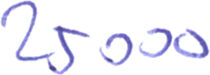
#> input picture data/cvl.str/25000-0001-08.png, 210 x 75 px, given in place of 1.png, which was not available
$ python bankCheck_test.py
#> lines starting #> are read from the running program, lines starting #| are printed output that depends on the picture; after the words box and inside, x2 and y2 are one past the last pixel; in counts of white or black regions, pixels touching at a corner belong together; pictures that were not available may be replaced by others from this repository, and a replacement may not be noted
### src/algorithms/slant_angle.py
# ---Libraries---
# Standard library
import os
import sys

# Third-party libraries
import cv2
import numpy as np

# Private libraries
sys.path.append(os.path.abspath("../"))
import utils

# ---About---
# This file contain slant angle extraction or matrix slant angle extraction function.


#       calculate_slant_angle:
#         Input:
#           - image, binary image
#           - threshold, which means minimum vote it should get for it to be considered as a line
#           - axis, image axis for the angle histogram
#           - minDegree, minimum degree to by evaluate in the algorithm
#           - maxDegree, maximum degree to by evaluate in the algorithm
#         Output:
#           - angle, the average angle that was sampled from the lines that was detected in the image
# [4 lines left out: function calculate_slant_angle, not called in this run]


#       calculate_slant_angle_pp:
#           calculate image slant using projection profile algorithm,
#           the algorithm calculate image histogram in range of angles and
#           return The angle at which the histogram gives the most peaks by maximize std function.
#
#         Input:
#           - image, binary image
#           - axis, image axis for the angle histogram
#           - minDegree, minimum degree to by evaluate in the algorithm
#           - maxDegree, maximum degree to by evaluate in the algorithm
#           - step, step angle
#         Output:
#           - angle, the angle that will fix the image
def calculate_slant_angle_pp(image, axis=1, minDegree=-7, maxDegree=7, step=0.5):
    maxMargin = 0
    slantAngle = 0

    for currAngle in np.arange(minDegree, maxDegree, step):
        hist = utils.image_histogram(image, rotationAngle=currAngle, axis=axis)

        margin = np.std(hist)

        if margin > maxMargin:
            maxMargin = margin
            slantAngle = currAngle

    return slantAngle


# [115 lines left out: functions fined_lines_in_check, calculate_slant_angle_matrix, not called in this run]


#       Fix check image:
#         Input:
#           - path, path for bank check image
#         Output:
#           - image,  fix image of the check
def fix_check(path):
#> called with path = '../assets/Checks/1.png'
    _check_img = cv2.imread(path)
#> _check_img is the input picture: shape (75, 210, 3); mean B, G, R 248.9, 238.9, 239.2
    _angle = calculate_slant_angle_pp(_check_img)
#> the loop in calculate_slant_angle_pp, `for currAngle in np.arange(minDegree, maxDegree, step):` made 28 passes
#> (margin, maxMargin) on passes 1, 2, 3, 10, 11, 12: (2665.9, 2665.9), (2704.5, 2704.5), (2708.4, 2708.4), (2730.5, 2730.5), (2765.4, 2765.4), (2791.7, 2791.7)
#> pass 1, in image_histogram, `edges = rotate_image_by_angle(edges, rotationAngle)`:
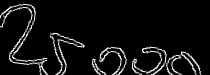
#> edges: shape (75, 210) float64; min 0, max 255, mean 16
#> after the loop in calculate_slant_angle_pp, `for currAngle in np.arange(minDegree, maxDegree, step):`: maxMargin = 2791.7; slantAngle = -1.5
    _fix_check_img = utils.rotate_image_by_angle(_check_img, _angle)

    _fix_check_img = np.array(_fix_check_img, dtype=np.uint8)
    _gray = cv2.cvtColor(_fix_check_img, cv2.COLOR_BGR2GRAY)
    ret3, _fix_binary_check_img = cv2.threshold(_gray, 150, 255, cv2.THRESH_BINARY + cv2.THRESH_OTSU)
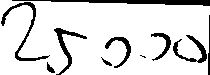
#> _fix_binary_check_img: shape (75, 210); 86.4% white; 10 black regions (1 under 20 px), largest, box (x1, y1, x2, y2) and area: (12, 0, 210, 6) 613, (1, 2, 50, 61) 385, (54, 28, 87, 75) 312
#> ret3 = 174

    return _fix_binary_check_img


# [133 lines of commented-out code are left out]

### src/utils.py
# ---Libraries---
# Standard library
import math

# Third-party libraries
import cv2
import numpy as np

from scipy import stats
from skimage import transform as tf
from sklearn.preprocessing import normalize


# Private libraries

# Return the image after Gaussian filtering and Otsu's thresholding
# [5 lines left out: function image_binarization, not called in this run]


# Return the histogram of image by axis, the image can be rotated by angle.
def image_histogram(img, rotationAngle=0, axis=1):
    gray = cv2.cvtColor(img, cv2.COLOR_BGR2GRAY)
    edges = cv2.Canny(gray, 50, 150, apertureSize=3)

    if rotationAngle != 0:
        edges = rotate_image_by_angle(edges, rotationAngle)

    pixel_matrix = np.array(np.asarray(list(edges)), dtype=np.uint8)
    return np.sum(pixel_matrix, axis=axis)


# [25 lines left out: functions histogram_entropy, angle_matrix_average, hist_image_by_angle, not called in this run]


def rotate_image_by_angle(image, angle):
    # Create Afine transform
    afine_tf = tf.AffineTransform(rotation=math.tan(math.radians(angle)))

    # Apply transform to image data
    return tf.warp(image, afine_tf, preserve_range=True)


def get_angle(x1, y1, x2, y2):
    if x2 == x1: return 90
    return np.rad2deg(math.atan((y2 - y1) / float(x2 - x1)))


# Distance function
# [4 lines left out: function distance, not called in this run]


# Simple function for indicating on line grater then length
# return true if the line is greater from length
def line_length_is_grater_then(length, line):
    [x1, y1, x2, y2] = line
    return distance(x1, y1, x2, y2) > length


# 2D gaussian mask - should give the same result as MATLAB's
# fspecial('gaussian',[shape],[sigma])
def matlab_style_gauss2D(shape=(3, 3), sigma=0.5):
    m, n = [(ss - 1.) / 2. for ss in shape]
    y, x = np.ogrid[-m:m + 1, -n:n + 1]
    h = np.exp(-(x * x + y * y) / (2. * sigma * sigma))
    h[h < np.finfo(h.dtype).eps * h.max()] = 0
    sumh = h.sum()
    if sumh != 0:
        h /= sumh
    return h


def normalize(image):
    binary = np.array(image, dtype=np.int8)

    binary[image == 0] = 1
    binary[image == 255] = -1

    return binary


def sanitize(img, do_normalize=True):
    image = np.array(img, dtype=np.uint8)
    gray = cv2.cvtColor(image, cv2.COLOR_BGR2GRAY)
    ret3, sanitize_img = cv2.threshold(gray, 150, 255, cv2.THRESH_BINARY + cv2.THRESH_OTSU)

    if do_normalize:
        sanitize_img = normalize(sanitize_img)

    return sanitize_img


# Tests
# ----------
# - Is matlab_style_gauss2D is close to matlab output
#
# result = matlab_style_gauss2D((6, 6), 0.5)
#
# expected = [[9.1013e-12, 2.7131e-08, 1.4813e-06, 1.4813e-06, 2.7131e-08, 9.1013e-12],
#             [2.7131e-08, 8.0875e-05, 4.4156e-03, 4.4156e-03, 8.0875e-05, 2.7131e-08],
#             [1.4813e-06, 4.4156e-03, 2.4108e-01, 2.4108e-01, 4.4156e-03, 1.4813e-06],
#             [1.4813e-06, 4.4156e-03, 2.4108e-01, 2.4108e-01, 4.4156e-03, 1.4813e-06],
#             [2.7131e-08, 8.0875e-05, 4.4156e-03, 4.4156e-03, 8.0875e-05, 2.7131e-08],
#             [9.1013e-12, 2.7131e-08, 1.4813e-06, 1.4813e-06, 2.7131e-08, 9.1013e-12]]
#
#
# print np.alltrue(np.isclose(result,expected,rtol=1e-04))

#

### src/algorithms/check_input_fields.py
# ---Libraries---
# Standard library
import os
import sys
import math

# Third-party libraries
import cv2
import numpy as np
import scipy.ndimage as ndimage

# Private libraries
import compute_OBIFs
import color_BIFs
sys.path.append(os.path.abspath("../"))
import utils


template_png='algorithms/inputFields/template.png'
amount_input_png='algorithms/inputFields/amount_template.png'
date_input_png='algorithms/inputFields/date_template.png'


def searchTemplateCenterPointIn(check, template, searchMap, step=1, threshold=-9999999):
    fromIndex = [int(template.shape[0] / 2 + 1), int(template.shape[1] / 2 + 1)]
    toIndex = [int(searchMap.shape[0] - template.shape[0] / 2), int(searchMap.shape[1] - template.shape[1] / 2)]

    radios = [int(template.shape[0] / 2), int(template.shape[1] / 2)]

    maxConv = threshold
    maxCenterConv = [0, 0]

    for centerConvX in range(fromIndex[0], toIndex[0]):
        for centerConvY in range(fromIndex[1], toIndex[1]):
            if searchMap[centerConvX, centerConvY] == 1:
                convMatrix = check[centerConvX - radios[0]:centerConvX + radios[0] + template.shape[0]%2,
                             centerConvY - radios[1]:centerConvY + radios[1] + template.shape[1]%2] \
                             * template
                conv = np.sum(convMatrix)
                if maxConv < conv:
                    maxConv = conv
                    maxCenterConv = [centerConvX, centerConvY]

    print maxConv
    return maxCenterConv


# [7 lines left out: function normalize, not called in this run]


def binaryTemplate():
    img_template = cv2.imread(template_png)
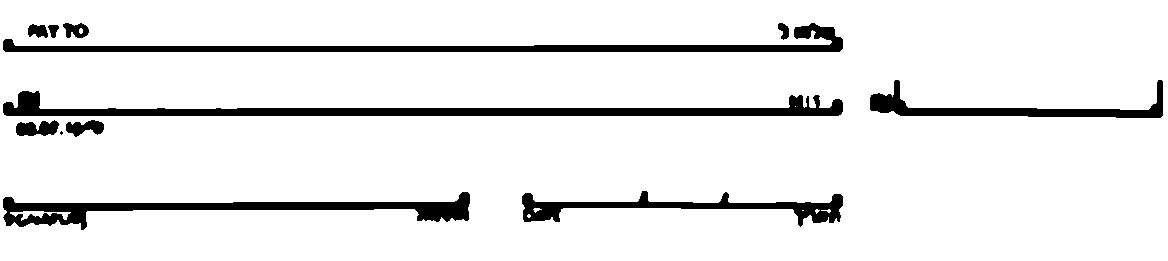
#> input picture src/algorithms/inputFields/template.png, 1168 x 261 px
#> img_template is the input picture: shape (261, 1168, 3); 91.4% white; 12 black regions (1 under 20 px), largest, box (x1, y1, x2, y2) and area: (3, 91, 843, 116) 7295, (3, 23, 843, 52) 5975, (3, 192, 470, 230) 5151
    return utils.sanitize(img_template)
#> in sanitize, `ret3, sanitize_img = cv2.threshold(gray, 150, 255, cv2.THRESH_BINARY +..`: ret3 = 0


def dateTemplate():
    img_template = cv2.imread(date_input_png)
    return utils.sanitize(img_template)


def amountTemplate():
    img_template = cv2.imread(amount_input_png)
    return utils.sanitize(img_template)


def binaryTemplateFix():
    img_template = cv2.imread(template_png)
    return utils.sanitize(img_template, False)


# Extract input fields, the Region Of Interest (ROI), from bank check.
def extract(check):
    template = binaryTemplate()
    templateRadios = [template.shape[0] / 2, template.shape[1] / 2]

    checkMap = np.array(check, dtype=np.int8)

    checkMap[check == 0] = 1
    checkMap[check > 0] = -1

    searchFrom = [check.shape[0] / 2 - 10, check.shape[1] / 2 - 10]
    searchTo = [check.shape[0] / 2 + 100, check.shape[1] / 2 + 10]

    searchMatrix = np.zeros(check.shape, np.uint8)
    searchMatrix[int(searchFrom[0]):int(searchTo[0]), int(searchFrom[1]):int(searchTo[1])] = 1

    center = searchTemplateCenterPointIn(checkMap, template, searchMatrix)
#> after the loop in searchTemplateCenterPointIn, `for centerConvX in range(fromIndex[0], toIndex[0]):`: maxCenterConv = [0, 0]; maxConv = -9999999
#| -9999999
#> center = [0, 0]

    inputFieldsRectangle = [[int(center[0] - templateRadios[0] - 1), int(center[0] + templateRadios[0])],
                            [int(center[1] - templateRadios[1]), int(center[1] + templateRadios[1])]]
#> inputFieldsRectangle = [[-131, 130], [-584, 584]]

    roi = check[inputFieldsRectangle[0][0]:inputFieldsRectangle[0][1],
                inputFieldsRectangle[1][0]:inputFieldsRectangle[1][1]]

    return roi


# [64 lines left out: functions extractAmount, extractDate, not called in this run]


def clean(check):
    input_fields = extract(check)
    input_fields_OBIFs = compute_OBIFs.computeOBIFs(input_fields)
    empty_input_fields = binaryTemplateFix()
    empty_input_fields_OBIFs = compute_OBIFs.computeOBIFs(empty_input_fields)

    # input_fields[diff_map_not] = 255
    input_fields_clone = cleanBy(input_fields, empty_input_fields)
    # clean_input_fields_OBIFs = compute_OBIFs.computeOBIFs(input_fields)


    diff_map = np.equal(input_fields_OBIFs, empty_input_fields_OBIFs)
    # [5 lines of commented-out code are left out]

    if_obifs_color = color_BIFs.bifs_to_color_image(input_fields_OBIFs)
    eif_obifs_color = color_BIFs.bifs_to_color_image(empty_input_fields_OBIFs)
    # cif_obifs_color = color_BIFs.bifs_to_color_image(clean_input_fields_OBIFs)

    if_obifs_color[diff_map] = 30
    if_obifs_color[empty_input_fields_OBIFs == 0] = 30
    eif_obifs_color[diff_map] = 30
    # cif_obifs_color[diff_map_clean] = 30

    cv2.imwrite("obifInput.png", if_obifs_color)
    cv2.imwrite("obifEmptyInput.png", eif_obifs_color)
    # cv2.imwrite("obifCleanInput.png", cif_obifs_color)

    # diff_map[empty_input_fields != 0] = False

    return input_fields_clone


def cleanBy(image, template_image):

    image_clone = np.copy(image)
    image_clone[template_image == 0] = 255

    # [13 lines of commented-out code are left out]


    return image_clone

# [101 lines of commented-out code are left out]

### src/algorithms/compute_BIFs.py
# ---Libraries---
# Standard library
import os
import sys
import math

# Third-party libraries
import cv2
import numpy as np
import scipy.ndimage as ndimage


# Private libraries
import Dt_gfilters

sys.path.append(os.path.abspath("../"))


# COMPUTEBIFS - Computes basic images features
#
# im            Image used for BIFs computation.
# sigma         Filter scale
# epislon       Amout of the image clasified as flat
#
# Return array of two matrix, the fist matrix is the largest classifier and the second matrix is the bif indicator.
#
# ----- Literature References:
# Griffin et al.
# Basic Image Features (BIFs) Arising from Approximate Symmetry Type.
# Proceedings of the 2nd International Conference on Scale Space and Variational Methods in Computer Vision (2009)
#
# Griffin and Lillholm.
# Symmetry sensitivities of derivative-of-Gaussian filters.
# IEEE Trans Pattern Anal Mach Intell (2010) vol. 32 (6) pp. 1072-83
def computeBIFs(im, sigma=0.5, epsilon=1e-05):
#> called with sigma = 0.5, epsilon = 1e-05
    gray = gray_and_normalize(im)
    # gray = np.array(im, dtype=np.float64) / 255.0

    # Dervative orders list
    orders = [0,1,1,2,2,2]

    # Set jets arrays
    jet = np.zeros((6, gray.shape[0], gray.shape[1]), np.float64)

    # Do the actual computation
    DtGfilters = Dt_gfilters.DtGfiltersBank(sigma)

    for i in range(0, 6):
        jet[i] = ndimage.filters.convolve(gray, DtGfilters[i], mode='constant')*(sigma**orders[i])

    # Compute lambda and mu
    _lambda = 0.5*(np.squeeze(jet[3]) + np.squeeze(jet[5]))
    mu = np.sqrt(0.25 * ((np.squeeze(jet[3]) - np.squeeze(jet[5])) ** 2) + np.squeeze(jet[4]) ** 2)

    # Initialize classifiers array
    c = np.zeros((jet.shape[1], jet.shape[2], 7), np.float64)

    # Compute classifiers
    c[:, :, 0] = epsilon * np.squeeze(jet[0])
    c[:, :, 1] = np.sqrt(np.squeeze(jet[1]) ** 2 + np.squeeze(jet[2]) ** 2)
    c[:, :, 2] = _lambda
    c[:, :, 3] = -_lambda
    c[:, :, 4] = 2 ** (-1 / 2.0) * (mu + _lambda)
    c[:, :, 5] = 2 ** (-1 / 2.0) * (mu - _lambda)
    c[:, :, 6] = mu

    return [np.array(c[:, :].argmax(2)+1, dtype=np.uint8), jet]


def gray_and_normalize(im):
    # im = np.array(im, dtype=np.uint8)
    # gray = cv2.cvtColor(im, cv2.COLOR_BGR2GRAY)
    # Normalize
    return np.array(im, dtype=np.float64) / 255.0


# Tests
# 8X8 Matrix
# image = cv2.imread('bifsTestImages/bif-test.png')
# image = [[0., 0., 0., 0., 0., 0., 0., 0.],
#           [0., 0., 0., 0., 0., 0., 0., 0.],
#           [0., 0., 0., 0., 0., 0., 0., 0.],
#           [145.,145.,145.,145.,145.,145.0,145.,145.],
#           [0., 0., 0., 0., 0., 0., 0., 0.],
#           [0., 0., 0., 0., 0., 0., 0., 0.],
#           [0., 0., 0., 0., 0., 0., 0., 0.],
#           [0., 0., 0., 0., 0., 0., 0., 0.]]
#
# image = [[ 145,0.,0.,0.,0.,0.,145,0.],
#           [ 0.,145,0.,0.,0.,0.,145,  0.],
#           [ 0.,0.,145,0.,0.,0.,145, 0.],
#           [ 0.,0.,0.,145,0.,145,0.,0.],
#           [ 0.,145,0.,0.,145,0.,0.,0.],
#           [ 0.,145,0.,0.,0.,0.,0.,145],
#           [ 145,0.,145,145,145,0.,145,0.],
#           [ 145,0.,0.,0.,0.,145,0.,0.]]
#
# [bifs, C] = computeBIFs(image,0.5)


# print C
# print bifs+1
# print [expectedC, expectedBifs]==computeBIFs(image)

# Expected gray and normalize to return correct values for "bif-test" image
# image = cv2.imread('bifsTestImages/bif-test.png')
# expected = [[ 145,0.,0.,0.,0.,0.,145,0.],
#           [ 0.,145,0.,0.,0.,0.,145,  0.],
#           [ 0.,0.,145,0.,0.,0.,145, 0.],
#           [ 0.,0.,0.,145,0.,145,0.,0.],
#           [ 0.,145,0.,0.,145,0.,0.,0.],
#           [ 0.,145,0.,0.,0.,0.,0.,145],
#           [ 145,0.,145,145,145,0.,145,0.],
#           [ 145,0.,0.,0.,0.,145,0.,0.]]
# expected = np.array(expected, dtype=np.uint8)
# print np.alltrue(np.equal(expected/255.0, gray_and_normalize(image)))


# Check if cv2.filter2D return the same result as imfilter of matlab
# matrix = [[ 145,0.,0.,0.,0.,0.,145,0.],
#           [ 0.,145,0.,0.,0.,0.,145,  0.],
#           [ 0.,0.,145,0.,0.,0.,145, 0.],
#           [ 0.,0.,0.,145,0.,145,0.,0.],
#           [ 0.,145,0.,0.,145,0.,0.,0.],
#           [ 0.,145,0.,0.,0.,0.,0.,145],
#           [ 145,0.,145,145,145,0.,145,0.],
#           [ 145,0.,0.,0.,0.,145,0.,0.]]
#
# matrix = [[0., 0., 0., 0., 0., 0., 0., 0.],
#           [0., 0., 0., 0., 0., 0., 0., 0.],
#           [0., 0., 0., 0., 0., 0., 0., 0.],
#           [ 145,145,145,145,145,145,145,145],
#           [0., 0., 0., 0., 0., 0., 0., 0.],
#           [0., 0., 0., 0., 0., 0., 0., 0.],
#           [0., 0., 0., 0., 0., 0., 0., 0.],
#           [0., 0., 0., 0., 0., 0., 0., 0.]]
# matrix = np.squeeze(np.array(matrix, dtype=np.float64))/255.0
# matrix = np.around(matrix, decimals=6)
#
#
# kernel = utils.matlab_style_gauss2D((5, 5), 0.5)
# # kernel = np.around(kernel, decimals=6)
#
# print matrix
# print kernel
# print ndimage.filters.convolve(matrix, kernel, mode='constant')
#
# print kernel
# print result

# matrix = [[ 145,0.,0.,0.,0.,0.,145,0.],
#           [ 0.,145,0.,0.,0.,0.,145,  0.],
#           [ 0.,0.,145,0.,0.,0.,145, 0.],
#           [ 0.,0.,0.,145,0.,145,0.,0.],
#           [ 0.,145,0.,0.,145,0.,0.,0.],
#           [ 0.,145,0.,0.,0.,0.,0.,145],
#           [ 145,0.,145,145,145,0.,145,0.],
#           [ 145,0.,0.,0.,0.,145,0.,0.]]
#
# gray = [[0., 0., 0., 0., 0., 0., 0., 0.],
#           [0., 0., 0., 0., 0., 0., 0., 0.],
#           [0., 0., 0., 0., 0., 0., 0., 0.],
#           [145.,145.,145.,145.,145.,145.0,145.,145.],
#           [0., 0., 0., 0., 0., 0., 0., 0.],
#           [0., 0., 0., 0., 0., 0., 0., 0.],
#           [0., 0., 0., 0., 0., 0., 0., 0.],
#           [0., 0., 0., 0., 0., 0., 0., 0.]]
# gray = np.squeeze(np.array(gray, dtype=np.float64))/255.0
#
# orders = [0,1,1,2,2,2]
# sigma = 0.5
# # Set jets arrays
# jet = np.zeros((6, gray.shape[0], gray.shape[1]), np.float64)
#
# # Do the actual computation
# DtGfilters = Dt_gfilters.DtGfiltersBank(sigma)
#
# for i in range(0, 6):
#     jet[i] = ndimage.filters.convolve(gray, DtGfilters[i], mode='constant')*(sigma**orders[i])
#     print "----" + i.__str__() + "----"
#     print jet[i]
#     print np.sum(jet[i])

#
# print kernel
# print matrix

### src/algorithms/compute_OBIFs.py
# ---Libraries---
# Standard library
import os
import sys
import math

# Third-party libraries
import cv2
import numpy as np
import scipy.ndimage as ndimage

# Private libraries
import compute_BIFs
sys.path.append(os.path.abspath("../"))
import utils

np.seterr(divide='ignore', invalid='ignore')

def quantization(a):
    directionAngles = [0, -45, -90, -135, -180, 180, 135, 90, 45]
    return np.argmin(np.abs(np.array(directionAngles) - a))


oBIFsQuantization = np.vectorize(quantization)

# COMPUTEBIFS - Computes basic images features
#
# im            Image used for BIFs computation.
# sigma         Filter scale
# epislon       Amout of the image clasified as flat
#
# ----- Literature References:
# Griffin et al.
# Basic Image Features (BIFs) Arising from Approximate Symmetry Type.
# Proceedings of the 2nd International Conference on Scale Space and Variational Methods in Computer Vision (2009)
#
# Griffin and Lillholm.
# Symmetry sensitivities of derivative-of-Gaussian filters.
# IEEE Trans Pattern Anal Mach Intell (2010) vol. 32 (6) pp. 1072-83
def computeOBIFs(im, sigma=0.5, epsilon=1e-05):
    [bifs, jet] = compute_BIFs.computeBIFs(im, sigma, epsilon)

    obifs = np.zeros(bifs.shape, np.float64)
    obifs[bifs == 1] = 1

    mask = bifs == 2
#> mask: shape (75, 210) bool; 23% white; 3 white regions, box (x1, y1, x2, y2) and area: (0, 0, 210, 75) 3174, (99, 35, 132, 69) 418, (138, 53, 147, 59) 33

    slope_gradient = np.rad2deg(np.arctan(jet[1] / jet[0]))
    slope_gradient = oBIFsQuantization(slope_gradient) + 1
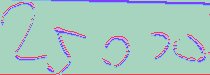
#> slope_gradient: shape (75, 210) int64; 5 distinct labels, from 1 to 9; one colour per label, 0 black
    slope_gradient = np.array(slope_gradient, np.uint8)

    slope_gradient[slope_gradient == 6] = 5
    slope_gradient[slope_gradient > 5] -= 1
#> slope_gradient: shape (75, 210); min 1, max 8, mean 1.52

    obifs[mask] = 1 + slope_gradient[mask]

    gradient = np.arctan((2 * jet[4]) / (jet[5] - jet[4]))
    gradient = oBIFsQuantization(gradient) + 1
#> gradient: shape (75, 210) int64; every value is 1
    gradient = np.array(gradient, np.uint8)
#> gradient: shape (75, 210); every value is 1

    gradient[gradient == 5] = 1
    gradient[gradient == 6] = 1
    gradient[gradient == 7] = 2
    gradient[gradient == 8] = 3
    gradient[gradient == 9] = 4

    mask = bifs == 3
#> mask: shape (75, 210) bool; 66.2% white; 3 black regions, box (x1, y1, x2, y2) and area: (0, 0, 210, 75) 4700, (99, 34, 133, 70) 588, (138, 52, 147, 60) 42
    obifs[mask] = 10

    mask = bifs == 4
#> mask: shape (75, 210) bool; every value is 0
    obifs[mask] = 11

    mask = bifs == 5
#> mask: shape (75, 210) bool; 9.7% white in thin lines or dots
    obifs[mask] = 11 + gradient[mask]
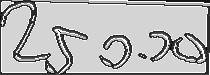
#> obifs: shape (75, 210) float64; min 0, max 12, mean 8.64; drawn with min black and max white

    mask = bifs == 6
#> mask: shape (75, 210) bool; 0.07% white in thin lines or dots
    obifs[mask] = 15 + gradient[mask]
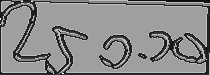
#> obifs: shape (75, 210) float64; 0.07% of pixels changed, all inside (x1, y1, x2, y2) = (0, 1, 207, 74); drawn with min black and max white

    mask = bifs == 7
#> mask: shape (75, 210) bool; 0.24% white in thin lines or dots
    obifs[mask] = 19 + gradient[mask]
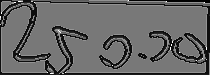
#> obifs: shape (75, 210) float64; 0.24% of pixels changed, all inside (x1, y1, x2, y2) = (0, 0, 207, 74); drawn with min black and max white

    return obifs


#  --- Test ---
#
# print quantization(43) == 8
# print oBIFsQuantization(np.array([43,32.999, -133.99999, 180.9999, 179.9999]))


# image = [[ 145,0.,0.,0.,0.,0.,145,0.],
#           [ 0.,145,0.,0.,0.,0.,145,  0.],
#           [ 0.,0.,145,0.,0.,0.,145, 0.],
#           [ 0.,0.,0.,145,0.,145,0.,0.],
#           [ 0.,145,0.,0.,145,0.,0.,0.],
#           [ 0.,145,0.,0.,0.,0.,0.,145],
#           [ 145,0.,145,145,145,0.,145,0.],
#           [ 145,0.,0.,0.,0.,145,0.,0.]]
#
# obifs = computeOBIFs(image,0.5)
#
# print obifs

### src/bankCheck.py
# ---Libraries---
# Standard library
import os
import sys
import math
import numpy as np
# Third-party libraries
import cv2
import numpy as np

# Private libraries
import algorithms.slant_angle as slant_angle
import algorithms.check_input_fields as check_input_fields
import numberRecognition


class BankCheck:

    def __init__(self, path):
        self.checkImage = slant_angle.fix_check(path)

    def inputFields(self):
        return check_input_fields.extract(self.checkImage)

    def cleanInputFields(self):
        return check_input_fields.clean(self.checkImage)
#> (the rest of the program and of its run is left out)
